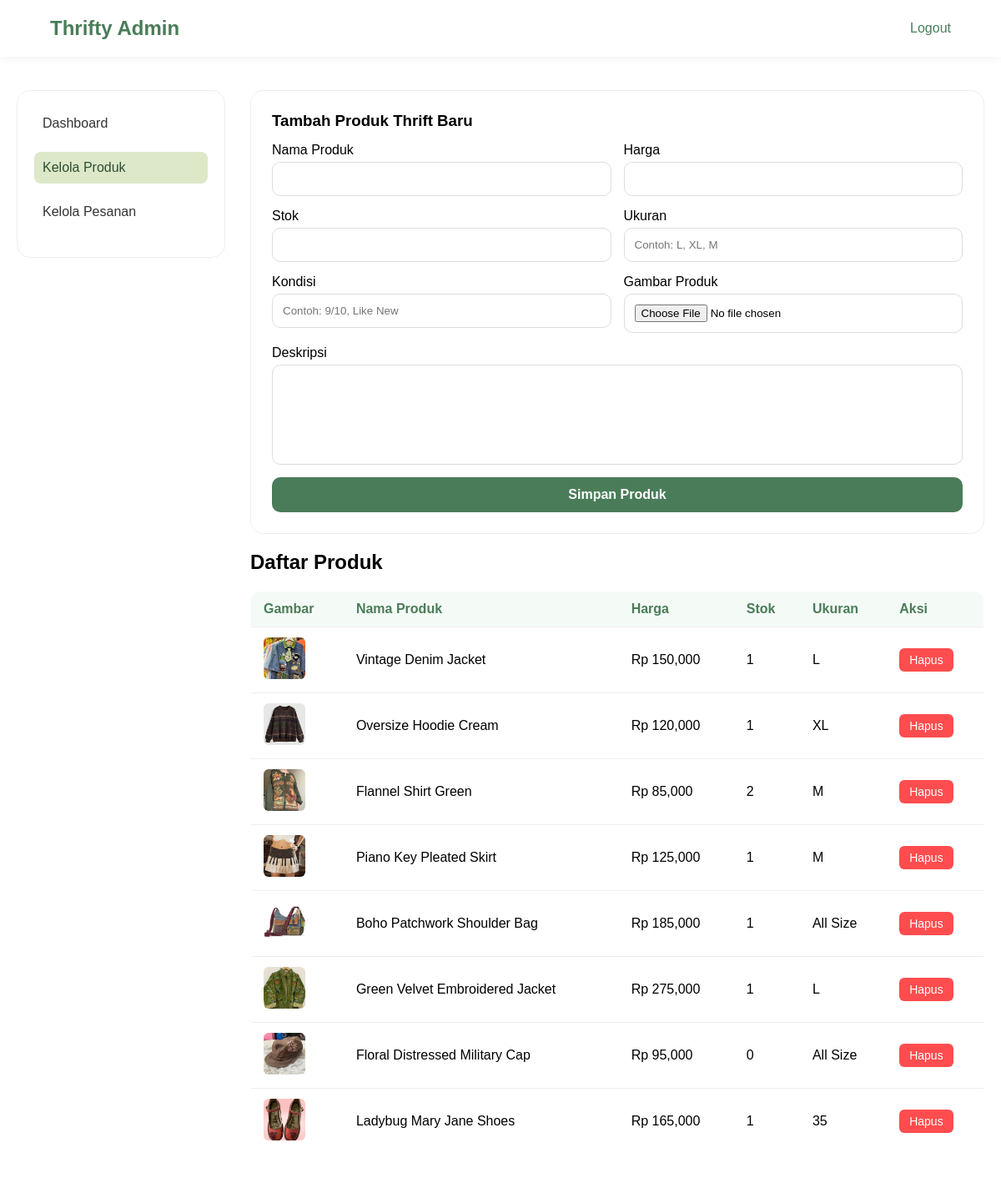
The app's page /index.php?page=admin-produk (signed in) with its own data.
### tables this page shows
CREATE TABLE `produk` (
  `id_produk` int NOT NULL AUTO_INCREMENT,
  `nama_produk` varchar(100) NOT NULL,
  `harga` int NOT NULL,
  `ukuran` varchar(10) DEFAULT NULL,
  `kondisi` varchar(50) DEFAULT NULL,
  `deskripsi` text,
  `gambar` varchar(255) DEFAULT NULL,
  `stok` int DEFAULT '1',
  PRIMARY KEY (`id_produk`)
);

### app/controllers/AdminController.php (called while the page is built, shortened)
<?php
require_once 'config/database.php';
class AdminController {
    private $conn;
    public function __construct() {
        global $conn;
        $this->conn = $conn;
    }
    public function produk() {
        $products = mysqli_query($this->conn, "SELECT * FROM produk");
        include 'app/views/admin/produk.php';
    }
}

### app/views/admin/produk.php (the view, shortened to what this page needs)
<!DOCTYPE html>
<html>
<head>
    <link rel="stylesheet" href="assets/css/global.css">
    <link rel="stylesheet" href="assets/css/checkout.css">
</head>
<body>
    <nav class="navbar">
        <div class="logo"><h2>Thrifty Admin</h2></div>
        <ul><li><a href="index.php?page=logout">Logout</a></li></ul>
    </nav>
    <div class="admin-wrapper">
        <div class="sidebar">
            <ul>
                <li><a href="index.php?page=admin-dashboard">Dashboard</a></li>
                <li><a href="index.php?page=admin-produk" class="active">Kelola Produk</a></li>
                <li><a href="index.php?page=admin-pesanan">Kelola Pesanan</a></li>
            </ul>
        </div>
        <div class="main-content">
            <div class="checkout-card">
                <h3>Tambah Produk Thrift Baru</h3>
                <form method="POST" enctype="multipart/form-data" class="form-grid">
                    <div class="form-group">
                        <label>Nama Produk</label>
                        <input type="text" name="nama_produk" required>
                    </div>
                    <div class="form-group">
                        <label>Harga</label>
                        <input type="number" name="harga" required>
                    </div>
                    <div class="form-group">
                        <label>Stok</label>
                        <input type="number" name="stok" required>
                    </div>
                    <div class="form-group">
                        <label>Ukuran</label>
                        <input type="text" name="ukuran" placeholder="Contoh: L, XL, M" required>
                    </div>
                    <div class="form-group">
                        <label>Kondisi</label>
                        <input type="text" name="kondisi" placeholder="Contoh: 9/10, Like New" required>
                    </div>
                    <div class="form-group">
                        <label>Gambar Produk</label>
                        <input type="file" name="gambar" required>
                    </div>
                    <div class="form-group" style="grid-column: span 2;">
                        <label>Deskripsi</label>
                        <textarea name="deskripsi" required></textarea>
                    </div>
                    <div style="grid-column: span 2;">
                        <button type="submit" name="add_produk" class="pay-btn" style="padding: 12px; font-size: 16px;">Simpan Produk</button>
                    </div>
                </form>
            </div>
            <h2>Daftar Produk</h2>
            <table>
                <thead>
                    <tr>
                        <th>Gambar</th>
                        <th>Nama Produk</th>
                        <th>Harga</th>
                        <th>Stok</th>
                        <th>Ukuran</th>
                        <th>Aksi</th>
                    </tr>
                </thead>
                <tbody>
                    <?php while($row = mysqli_fetch_assoc($products)): ?>
                    <tr>
                        <td><img src="assets/img/<?php echo $row['gambar']; ?>" width="50" height="50" style="object-fit: cover; border-radius: 6px;"></td>
                        <td><?php echo $row['nama_produk']; ?></td>
                        <td>Rp <?php echo number_format($row['harga']); ?></td>
                        <td><?php echo $row['stok']; ?></td>
                        <td><?php echo $row['ukuran']; ?></td>
                        <td>
                            <a href="index.php?page=admin-produk&delete_id=<?php echo $row['id_produk']; ?>" class="btn-danger" onclick="return confirm('Hapus produk ini?')">Hapus</a>
                        </td>
                    </tr>
                    <?php endwhile; ?>
                </tbody>
            </table>
        </div>
    </div>
</body>
</html>

### assets/css/global.css (style rules this page uses)
* { margin:0; padding:0; box-sizing:border-box; font-family:'Poppins',sans-serif; }
body { background:#fff; }
a { text-decoration:none; color:#4A7C59; }
input { padding:12px; border:1px solid #ddd; border-radius:10px; }
.navbar { display:flex; justify-content:space-between; align-items:center; padding:20px 60px; background:white; box-shadow:0 2px 10px rgba(0,0,0,.05); }
.navbar ul { list-style:none; display:flex; gap:25px; }
.logo { color:#4A7C59; }

### assets/css/checkout.css (style rules this page uses)
.checkout-card { background:#fff; border:1px solid #eee; border-radius:16px; padding:25px; margin-bottom:20px; }
textarea { width:100%; min-height:120px; border:1px solid #ddd; border-radius:10px; padding:15px; resize:none; }
.pay-btn { width:100%; padding:18px; border:none; border-radius:10px; background:#4A7C59; color:white; font-size:18px; font-weight:600; cursor:pointer; }

### app/views/admin/produk.php (style rules this page uses)
.admin-wrapper { max-width: 1200px; margin: 40px auto; padding: 0 20px; display: flex; gap: 30px; }
.sidebar { width: 250px; background: #fff; border: 1px solid #eee; border-radius: 16px; padding: 20px; height: fit-content; }
.sidebar ul { list-style: none; padding: 0; }
.sidebar ul li { margin-bottom: 15px; }
.sidebar ul li a { display: block; padding: 10px; border-radius: 8px; color: #333; font-weight: 500; }
.sidebar ul li a.active, .sidebar ul li a:hover { background: #DDE8C8; color: #2D4D35; }
.main-content { flex: 1; }
.form-grid { display: grid; grid-template-columns: repeat(2, 1fr); gap: 15px; margin-top: 15px; }
.form-group { display: flex; flex-direction: column; gap: 5px; }
table { width: 100%; border-collapse: collapse; margin-top: 20px; background: #fff; border-radius: 12px; overflow: hidden; border: 1px solid #eee; }
th, td { padding: 12px 15px; text-align: left; border-bottom: 1px solid #eee; }
th { background: #f4fbf6; color: #4A7C59; }
.btn-danger { background: #ff4d4f; color: white; padding: 6px 12px; border-radius: 6px; font-size: 14px; }

### records on screen
produk: gambar (picture), nama_produk "Vintage Denim Jacket", harga "150,000", stok "1", ukuran "L"
produk: gambar (picture), nama_produk "Oversize Hoodie Cream", harga "120,000", stok "1", ukuran "XL"
produk: gambar (picture), nama_produk "Flannel Shirt Green", harga "85,000", stok "2", ukuran "M"
produk: gambar (picture), nama_produk "Piano Key Pleated Skirt", harga "125,000", stok "1", ukuran "M"
produk: gambar (picture), nama_produk "Boho Patchwork Shoulder Bag", harga "185,000", stok "1", ukuran "All Size"
produk: gambar (picture), nama_produk "Green Velvet Embroidered Jacket", harga "275,000", stok "1", ukuran "L"
produk: gambar (picture), nama_produk "Floral Distressed Military Cap", harga "95,000", stok "0", ukuran "All Size"
produk: gambar (picture), nama_produk "Ladybug Mary Jane Shoes", harga "165,000", stok "1", ukuran "35"
